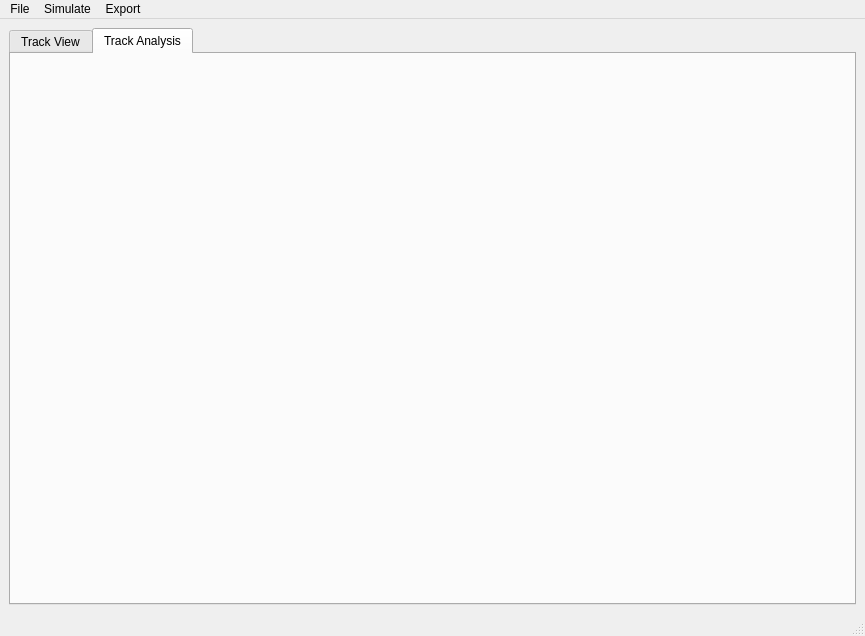
<?xml version="1.0" encoding="UTF-8"?>
<ui version="4.0">
 <class>MainWindow</class>
 <widget class="QMainWindow" name="MainWindow">
  <property name="geometry">
   <rect>
    <x>0</x>
    <y>0</y>
    <width>865</width>
    <height>636</height>
   </rect>
  </property>
  <property name="windowTitle">
   <string>MainWindow</string>
  </property>
  <widget class="QWidget" name="centralwidget">
   <layout class="QGridLayout" name="gridLayout">
    <item row="0" column="0">
     <widget class="QTabWidget" name="tabWidget">
      <property name="currentIndex">
       <number>1</number>
      </property>
      <widget class="QWidget" name="tab">
       <attribute name="title">
        <string>Track View</string>
       </attribute>
       <layout class="QVBoxLayout" name="verticalLayout" stretch="1,0">
        <item>
         <widget class="QWidget" name="widget" native="true">
          <zorder>groupBox</zorder>
          <zorder>groupBox</zorder>
          <zorder>groupBox</zorder>
         </widget>
        </item>
        <item>
         <widget class="QGroupBox" name="groupBox">
          <property name="minimumSize">
           <size>
            <width>0</width>
            <height>80</height>
           </size>
          </property>
          <property name="title">
           <string>Filter Tracks</string>
          </property>
          <widget class="QLabel" name="label">
           <property name="geometry">
            <rect>
             <x>20</x>
             <y>50</y>
             <width>161</width>
             <height>16</height>
            </rect>
           </property>
           <property name="text">
            <string>Mean Distance Per Lag Maximum: </string>
           </property>
          </widget>
          <widget class="QLabel" name="label_2">
           <property name="geometry">
            <rect>
             <x>310</x>
             <y>20</y>
             <width>161</width>
             <height>16</height>
            </rect>
           </property>
           <property name="text">
            <string>Neighborly Distance:</string>
           </property>
          </widget>
          <widget class="QLabel" name="label_3">
           <property name="geometry">
            <rect>
             <x>20</x>
             <y>20</y>
             <width>161</width>
             <height>16</height>
            </rect>
           </property>
           <property name="text">
            <string>Mean Distance Per Lag Minimum</string>
           </property>
          </widget>
          <widget class="QLabel" name="label_4">
           <property name="geometry">
            <rect>
             <x>310</x>
             <y>50</y>
             <width>161</width>
             <height>16</height>
            </rect>
           </property>
           <property name="text">
            <string>Required Neighbors:</string>
           </property>
          </widget>
          <widget class="QDoubleSpinBox" name="MLDMinimumSpin">
           <property name="geometry">
            <rect>
             <x>200</x>
             <y>20</y>
             <width>62</width>
             <height>22</height>
            </rect>
           </property>
          </widget>
          <widget class="QDoubleSpinBox" name="MLDMaximumSpin">
           <property name="geometry">
            <rect>
             <x>200</x>
             <y>50</y>
             <width>62</width>
             <height>22</height>
            </rect>
           </property>
          </widget>
          <widget class="QSpinBox" name="neighborSpin">
           <property name="geometry">
            <rect>
             <x>471</x>
             <y>50</y>
             <width>61</width>
             <height>22</height>
            </rect>
           </property>
          </widget>
          <widget class="QDoubleSpinBox" name="neighborDistanceSpin">
           <property name="geometry">
            <rect>
             <x>470</x>
             <y>20</y>
             <width>62</width>
             <height>22</height>
            </rect>
           </property>
          </widget>
          <widget class="QCheckBox" name="hideBackgroundCheck">
           <property name="geometry">
            <rect>
             <x>570</x>
             <y>20</y>
             <width>151</width>
             <height>20</height>
            </rect>
           </property>
           <property name="text">
            <string>Hide Background Image</string>
           </property>
          </widget>
          <widget class="QCheckBox" name="ignoreOutsideCheck">
           <property name="geometry">
            <rect>
             <x>570</x>
             <y>50</y>
             <width>151</width>
             <height>20</height>
            </rect>
           </property>
           <property name="text">
            <string>Ignore Tracks Outside ROIs</string>
           </property>
          </widget>
         </widget>
        </item>
       </layout>
      </widget>
      <widget class="QWidget" name="tab_2">
       <attribute name="title">
        <string>Track Analysis</string>
       </attribute>
       <layout class="QVBoxLayout" name="verticalLayout_2">
        <item>
         <widget class="QWidget" name="widget_2" native="true"/>
        </item>
        <item>
         <widget class="QWidget" name="widget_3" native="true"/>
        </item>
       </layout>
      </widget>
     </widget>
    </item>
   </layout>
  </widget>
  <widget class="QMenuBar" name="menubar">
   <property name="geometry">
    <rect>
     <x>0</x>
     <y>0</y>
     <width>865</width>
     <height>21</height>
    </rect>
   </property>
   <widget class="QMenu" name="menuFile">
    <property name="title">
     <string>File</string>
    </property>
    <addaction name="actionImportBin"/>
    <addaction name="actionImportBackground"/>
    <addaction name="actionImportCoordinates"/>
   </widget>
   <widget class="QMenu" name="menuSimulate">
    <property name="title">
     <string>Simulate</string>
    </property>
    <addaction name="actionSimulateDistances"/>
   </widget>
   <widget class="QMenu" name="menuExport">
    <property name="title">
     <string>Export</string>
    </property>
    <addaction name="actionExportMSD"/>
    <addaction name="actionExportHistogram"/>
    <addaction name="actionExportOutlined"/>
    <addaction name="actionExportDistances"/>
   </widget>
   <addaction name="menuFile"/>
   <addaction name="menuSimulate"/>
   <addaction name="menuExport"/>
  </widget>
  <widget class="QStatusBar" name="statusbar"/>
  <action name="actionImportBin">
   <property name="text">
    <string>Import .bin file</string>
   </property>
  </action>
  <action name="actionImportBackground">
   <property name="text">
    <string>Import Background Image</string>
   </property>
  </action>
  <action name="actionImportCoordinates">
   <property name="text">
    <string>Import Coordinates</string>
   </property>
  </action>
  <action name="actionSimulateDistances">
   <property name="text">
    <string>Simulate Mean Distances</string>
   </property>
  </action>
  <action name="actionExportMSD">
   <property name="text">
    <string>Export MSD Values</string>
   </property>
  </action>
  <action name="actionExportHistogram">
   <property name="text">
    <string>Export Histogram Values</string>
   </property>
  </action>
  <action name="actionExportOutlined">
   <property name="text">
    <string>Export Plotted Tracks</string>
   </property>
  </action>
  <action name="actionExportDistances">
   <property name="text">
    <string>Export All Distances</string>
   </property>
  </action>
 </widget>
 <resources/>
 <connections/>
</ui>
